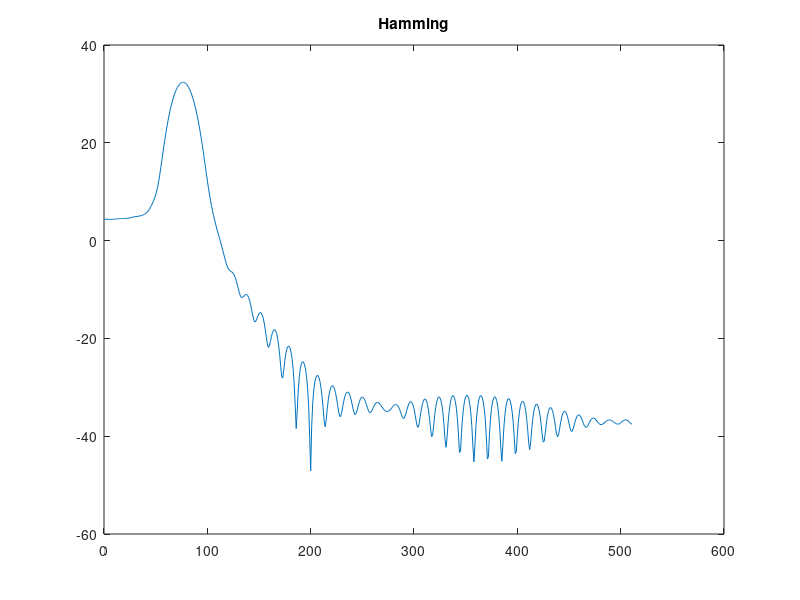

The MATLAB source for this figure:
format longg;
format compact;
clc;	% Clear command window.
workspace;
close all;
fs = 16e3;
b1 = 200 ;
f1 = 1200;
f0 = 120;
T = 1/fs;
r =exp(-pi*b1*T);
theta = 2*pi*f1*T;
triang = bartlett(9);
n = fs/f0;
imp=zeros(1,8000);
for i= 1:n:8000
    imp(uint16(i):uint16(i)+8)= triang;
end

y(1)=imp(1);
y(2)=(r*exp(1i*theta)+r*exp(-1i*theta))*y(1)+imp(2);

for k=3:8000
   y(k)=-r*r*y(k-2)+(r*exp(1i*theta)+r*exp(-1i*theta))*y(k-1)+imp(k);
end
%audiowrite('3c.wav',y,fs);
%x = 0 : length(y)-1;
%plot(x,y);

output =y(1:80);
w = hamming(80).';
output = output.*w;
output1 = abs(fft(output,1024));
x = 0:length(output1)/2-1;
plot(x,20*log10(output1(1:length(output1)/2)));
title('Hamming');


